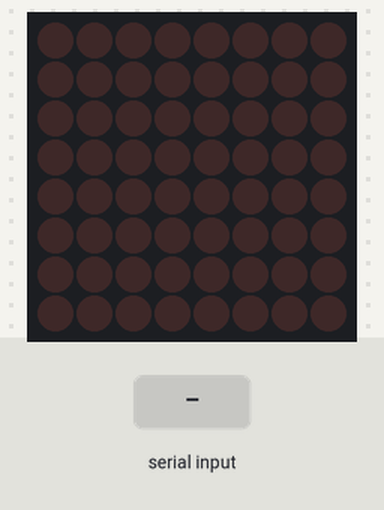
Bench run of a sketch on a simulated Arduino Uno, built with avr-gcc and run on an emulated ATmega328P. Shown: 8×8 LED matrix. The test bench sets the inputs (shaded band).

Above: at 1.2 s.
1.3 s: ",\n" received over Serial
At 3.4 s:
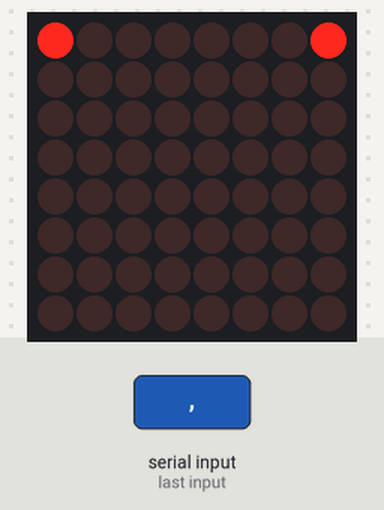
4.3 s: "30,150\n" received over Serial
At 4.8 s:
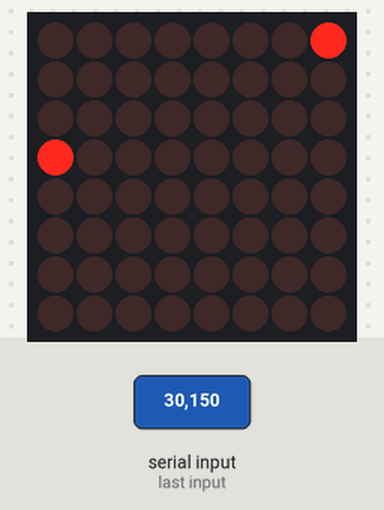
5.8 s: ",\n" received over Serial
At 5.9 s:
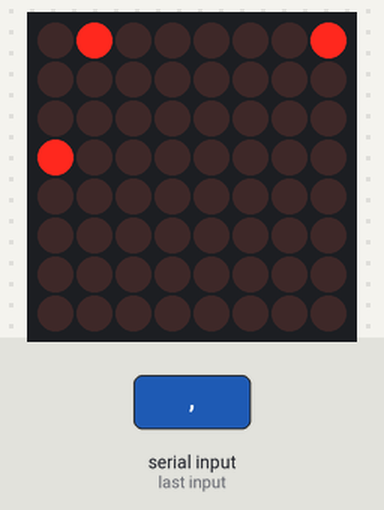
8.8 s: ",\n" received over Serial
At 8.9 s:
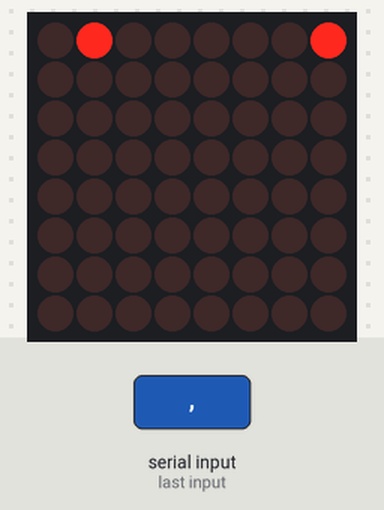
11.8 s: "90,45\n" received over Serial
At 12.8 s:
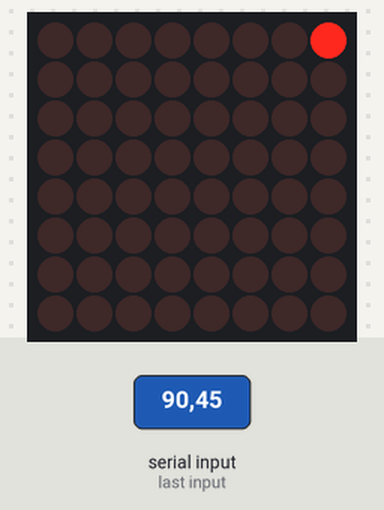
13.3 s: "5\n" received over Serial
At 13.8 s:
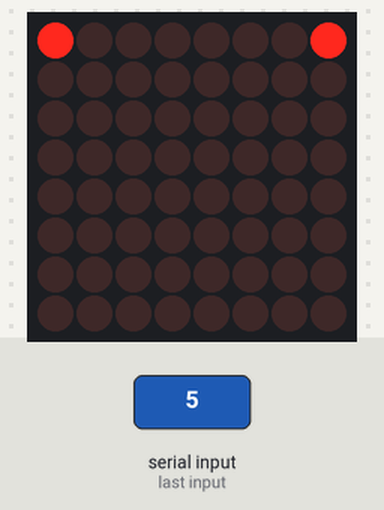
Timing chart, 0 to 15.8 s (numbered marks = the images above; inputs shaded):
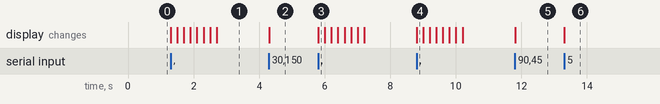

Measured:
- after the input at 1.3 s, the display: first changes at once (image 1 shows a later state)
- after the input at 4.3 s, the display: changes at once (image 2)
- after the input at 5.8 s, the display: changes at once (image 3)
- after the input at 8.8 s, the display: changes at once (image 4)
- after the input at 11.8 s, the display: changes at once (image 5)
- after the input at 13.3 s, the display: changes at once (image 6)

The sketch:

ardunioCode.ino
```cpp
#include "LedControl.h"

LedControl lc = LedControl(12,10,11,1);

int timeDelay = 100;
int col0 = 8;
int col1 = 8;
int col2 = 8;
int col3 = 8;
int col4 = 8;
int col5 = 8;
int col6 = 8;
int col7 = 8;

void dropBall(int slot);

void setup() {
  // put your setup code here, to run once:
  Serial.begin(9600);
  lc.shutdown(0,false);
  lc.setIntensity(0,3);
  lc.clearDisplay(0);
}

void loop() {
  // put your main code here, to run repeatedly:
  if(Serial.available() > 0){
    String dist = Serial.readStringUntil('\n');
    size_t pos = dist.indexOf(",");
    int slot;
    bool drop;
    if(pos != -1){
      slot = dist.substring(0,pos).toInt();
      if(!dist.substring(pos+1,dist.length()).toInt()){
        dropBall(slot);
      }
    }
    //int newDist = dist.toInt();
    for(int i = 0; i < 8;i++){
      lc.setLed(0, i, 0, false);
    }
    lc.setLed(0, slot/10, 0, true);
    //delay(timeDelay);
    //lc.setLed(0, slot/10, 0, false);
    //delay(timeDelay);
    //lc.setLed(0, slot/10, 0, true);
  }
}

void dropBall(int slot){
  for(int i = 1; i<8; i++){
    lc.setLed(0, slot/10, i-1, false);
    lc.setLed(0, slot/10, i, true);
    delay(200);
  }
}
```
